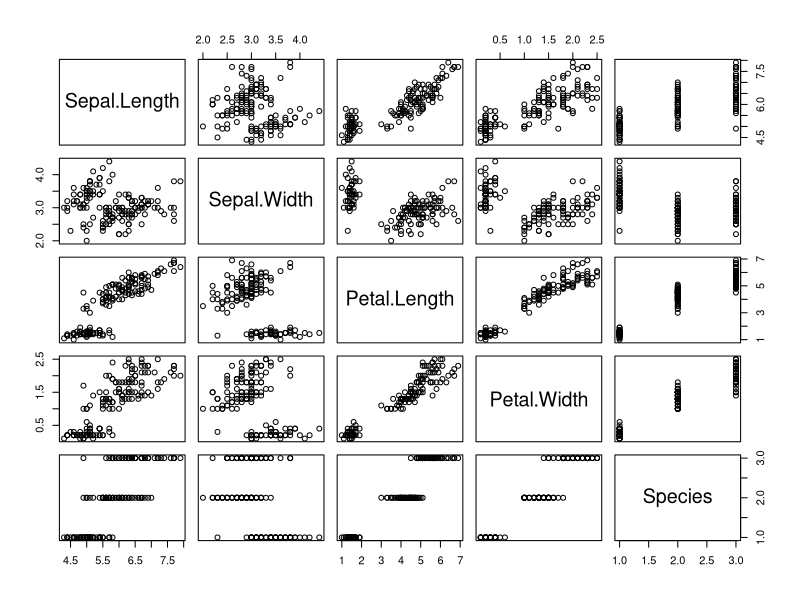
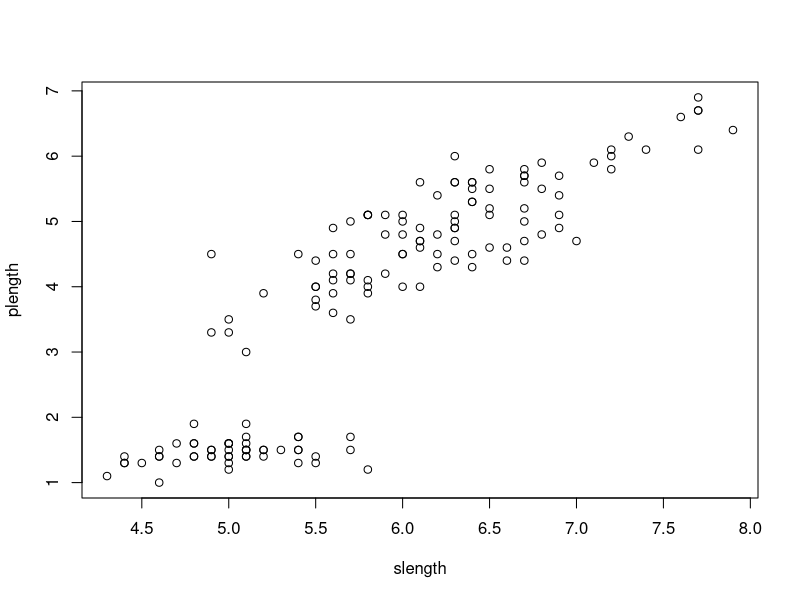

Reproduce these figures in R, in order.
##CASE 1 

library(dplyr)
data("iris")

head(iris)

summary(iris)

slength = iris$Sepal.Length

swidth = iris$Sepal.Width

plength = iris$Petal.Length

pwidth = iris$Petal.Width

species = iris$Species

plot(iris)

plot(slength, plength)


##Hypothesis: H0: B1 = 0 

## test if sepal length significantly predicts petal length 
##alpha 0.025

model = lm(Petal.Length ~ Sepal.Length, data = iris)

summary(model)


confint(model, level = 0.95)

##conclusion slope estimate is 1.86, so for every 1 cm increase in 
##sepal lenght, petal is expected to increase by 1.86 cm 

##true pop slope between 1.688 and 2.02 cm 
## p is below alpha, so this is significantly positive
